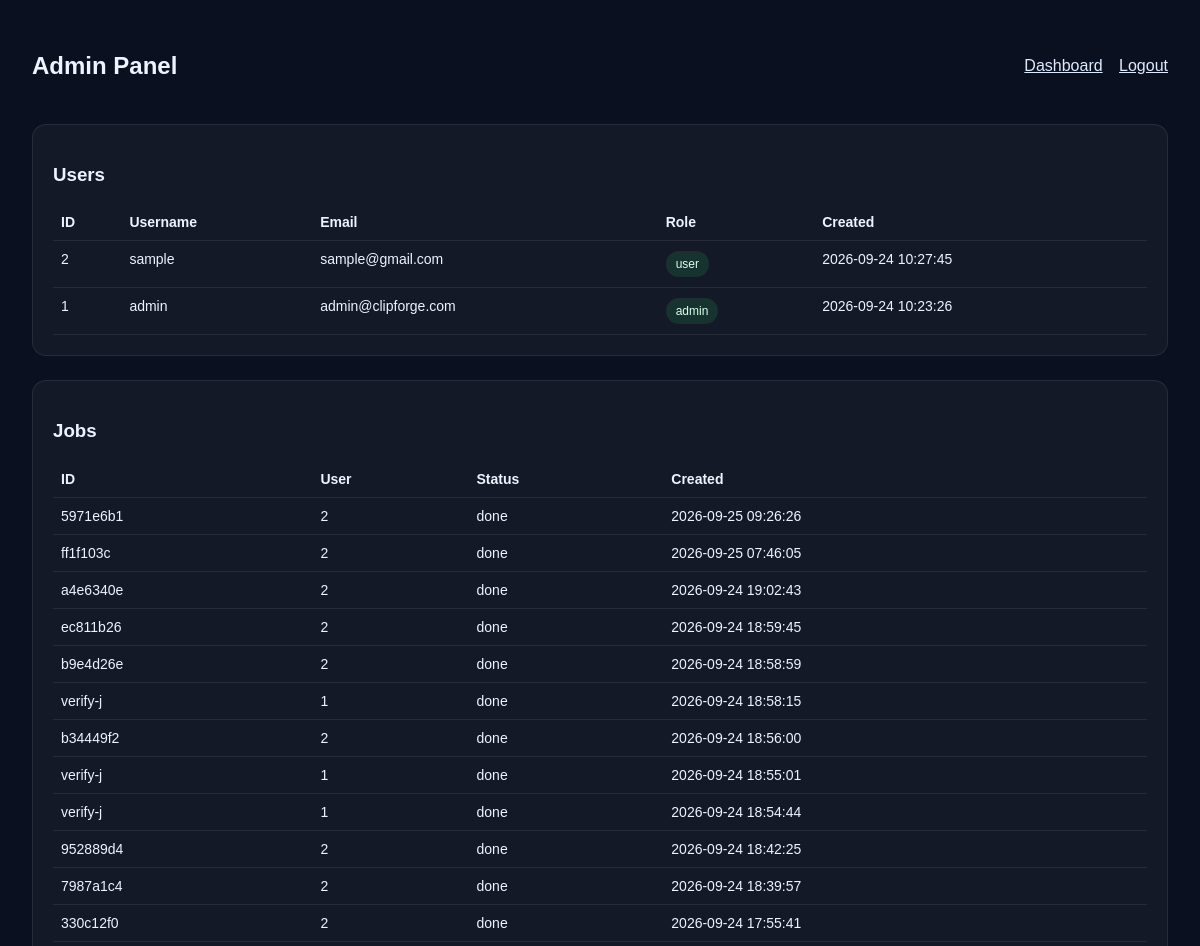
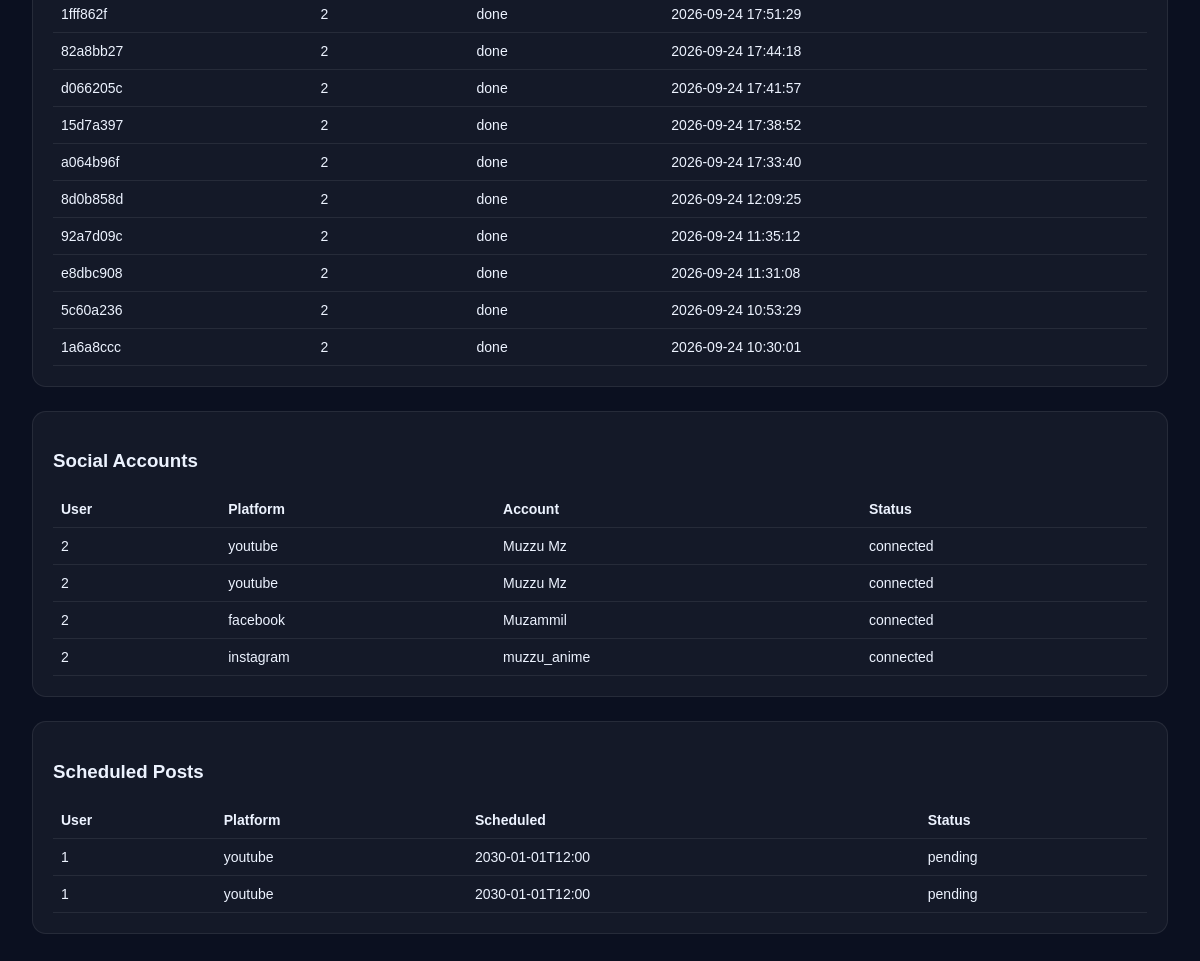
The page /admin (signed in) on the database its author committed (2 pictures, top to bottom).
### tables this page shows
CREATE TABLE users (
            id INTEGER PRIMARY KEY AUTOINCREMENT,
            username TEXT UNIQUE NOT NULL,
            email TEXT UNIQUE NOT NULL,
            password_hash TEXT NOT NULL,
            role TEXT NOT NULL DEFAULT 'user',
            created_at TEXT NOT NULL DEFAULT CURRENT_TIMESTAMP
        );

CREATE TABLE jobs (
            id TEXT PRIMARY KEY,
            user_id INTEGER,
            video_path TEXT,
            music_path TEXT,
            output_path TEXT,
            status TEXT NOT NULL DEFAULT 'pending',
            segments_json TEXT DEFAULT '[]',
            created_at TEXT NOT NULL DEFAULT CURRENT_TIMESTAMP,
            updated_at TEXT NOT NULL DEFAULT CURRENT_TIMESTAMP, title TEXT DEFAULT "", description TEXT DEFAULT "", tags TEXT DEFAULT "", thumbnail_path TEXT, publish_status TEXT DEFAULT "not_published", published_platforms TEXT DEFAULT "",
            FOREIGN KEY(user_id) REFERENCES users(id)
        );

CREATE TABLE social_accounts (
            id INTEGER PRIMARY KEY AUTOINCREMENT,
            user_id INTEGER NOT NULL,
            platform TEXT NOT NULL,
            account_name TEXT NOT NULL,
            profile_url TEXT,
            access_token TEXT,
            status TEXT NOT NULL DEFAULT 'connected',
            created_at TEXT NOT NULL DEFAULT CURRENT_TIMESTAMP,
            updated_at TEXT NOT NULL DEFAULT CURRENT_TIMESTAMP, refresh_token TEXT,
            FOREIGN KEY(user_id) REFERENCES users(id)
        );

CREATE TABLE scheduled_posts (
            id INTEGER PRIMARY KEY AUTOINCREMENT,
            user_id INTEGER NOT NULL,
            job_id TEXT,
            platform TEXT NOT NULL,
            message TEXT,
            scheduled_for TEXT,
            status TEXT NOT NULL DEFAULT 'pending',
            created_at TEXT NOT NULL DEFAULT CURRENT_TIMESTAMP,
            FOREIGN KEY(user_id) REFERENCES users(id)
        );

### app.py (the view)
@app.route('/admin')
@admin_required
def admin_page():
    conn = get_db()
    users = conn.execute('SELECT * FROM users ORDER BY created_at DESC').fetchall()
    jobs_rows = conn.execute('SELECT * FROM jobs ORDER BY created_at DESC').fetchall()
    social_rows = conn.execute('SELECT * FROM social_accounts ORDER BY created_at DESC').fetchall()
    scheduled_rows = conn.execute('SELECT * FROM scheduled_posts ORDER BY created_at DESC').fetchall()
    conn.close()
    return render_template('admin.html', users=users, jobs=jobs_rows, social_accounts=social_rows, scheduled_posts=scheduled_rows)

### app.py (called while the page is built)
def get_db():
    conn = sqlite3.connect(DB_PATH)
    conn.row_factory = sqlite3.Row
    return conn

def admin_required(view_func):
    @wraps(view_func)
    def wrapped(*args, **kwargs):
        if not session.get('user_id'):
            return redirect(url_for('login_page'))
        user = get_user_by_id(session['user_id'])
        if not user or user['role'] != 'admin':
            return redirect(url_for('dashboard'))
        return view_func(*args, **kwargs)
    return wrapped

def get_user_by_id(user_id):
    conn = get_db()
    row = conn.execute('SELECT * FROM users WHERE id = ?', (user_id,)).fetchone()
    conn.close()
    return dict(row) if row else None

### templates/admin.html (shortened to what this page needs)
<!DOCTYPE html>
<html lang="en">
<head>
</head>
<body>
  <div class="topbar">
    <h2>Admin Panel</h2>
    <div>
      <a href="/dashboard" style="color:#dfeaff; margin-right:12px;">Dashboard</a>
      <a href="/logout" style="color:#dfeaff;">Logout</a>
    </div>
  </div>
  <div class="card">
    <h3>Users</h3>
    <table>
      <thead>
        <tr><th>ID</th><th>Username</th><th>Email</th><th>Role</th><th>Created</th></tr>
      </thead>
      <tbody>
        {% for user in users %}
          <tr>
            <td>{{ user.id }}</td>
            <td>{{ user.username }}</td>
            <td>{{ user.email }}</td>
            <td><span class="pill">{{ user.role }}</span></td>
            <td>{{ user.created_at }}</td>
          </tr>
        {% endfor %}
      </tbody>
    </table>
  </div>
  <div class="card">
    <h3>Jobs</h3>
    <table>
      <thead>
        <tr><th>ID</th><th>User</th><th>Status</th><th>Created</th></tr>
      </thead>
      <tbody>
        {% for job in jobs %}
          <tr>
            <td>{{ job.id[:8] }}</td>
            <td>{{ job.user_id }}</td>
            <td>{{ job.status }}</td>
            <td>{{ job.created_at }}</td>
          </tr>
        {% endfor %}
      </tbody>
    </table>
  </div>
  <div class="card">
    <h3>Social Accounts</h3>
    <table>
      <thead>
        <tr><th>User</th><th>Platform</th><th>Account</th><th>Status</th></tr>
      </thead>
      <tbody>
        {% for account in social_accounts %}
          <tr>
            <td>{{ account.user_id }}</td>
            <td>{{ account.platform }}</td>
            <td>{{ account.account_name }}</td>
            <td>{{ account.status }}</td>
          </tr>
        {% endfor %}
      </tbody>
    </table>
  </div>
  <div class="card">
    <h3>Scheduled Posts</h3>
    <table>
      <thead>
        <tr><th>User</th><th>Platform</th><th>Scheduled</th><th>Status</th></tr>
      </thead>
      <tbody>
        {% for post in scheduled_posts %}
          <tr>
            <td>{{ post.user_id }}</td>
            <td>{{ post.platform }}</td>
            <td>{{ post.scheduled_for }}</td>
            <td>{{ post.status }}</td>
          </tr>
        {% endfor %}
      </tbody>
    </table>
  </div>
</body>
</html>

### templates/admin.html (style rules this page uses)
body { font-family: Arial, sans-serif; background: #0b1020; color: #edf3ff; margin: 0; padding: 32px; }
.topbar { display: flex; justify-content: space-between; align-items: center; margin-bottom: 24px; }
.card { background: rgba(255,255,255,0.04); border: 1px solid rgba(255,255,255,0.08); border-radius: 14px; padding: 20px; margin-bottom: 24px; }
table { width: 100%; border-collapse: collapse; font-size: 14px; }
th, td { padding: 10px 8px; border-bottom: 1px solid rgba(255,255,255,0.08); text-align: left; vertical-align: top; }
a { color: #9bc6ff; }
.pill { display: inline-block; background: rgba(34,197,94,0.15); color: #d9ffe7; border-radius: 999px; padding: 6px 10px; font-size: 12px; }

### rows shown on the page
users: id "2", username "sample", email "sample@gmail.com", role "user", created_at "2026-09-24 10:27:45"
users: id "1", username "admin", email "admin@clipforge.com", role "admin", created_at "2026-09-24 10:23:26"
jobs: id "5971e6b1", user_id "2", status "done", created_at "2026-09-25 09:26:26"
jobs: id "ff1f103c", user_id "2", status "done", created_at "2026-09-25 07:46:05"
jobs: id "a4e6340e", user_id "2", status "done", created_at "2026-09-24 19:02:43"
jobs: id "ec811b26", user_id "2", status "done", created_at "2026-09-24 18:59:45"
jobs: id "b9e4d26e", user_id "2", status "done", created_at "2026-09-24 18:58:59"
jobs: id "verify-j", user_id "1", status "done", created_at "2026-09-24 18:58:15"
jobs: id "b34449f2", user_id "2", status "done", created_at "2026-09-24 18:56:00"
jobs: id "verify-j", user_id "1", status "done", created_at "2026-09-24 18:55:01"
jobs: id "verify-j", user_id "1", status "done", created_at "2026-09-24 18:54:44"
jobs: id "952889d4", user_id "2", status "done", created_at "2026-09-24 18:42:25"
jobs: id "7987a1c4", user_id "2", status "done", created_at "2026-09-24 18:39:57"
jobs: id "330c12f0", user_id "2", status "done", created_at "2026-09-24 17:55:41"
jobs: id "1fff862f", user_id "2", status "done", created_at "2026-09-24 17:51:29"
jobs: id "82a8bb27", user_id "2", status "done", created_at "2026-09-24 17:44:18"
jobs: id "d066205c", user_id "2", status "done", created_at "2026-09-24 17:41:57"
jobs: id "15d7a397", user_id "2", status "done", created_at "2026-09-24 17:38:52"
jobs: id "a064b96f", user_id "2", status "done", created_at "2026-09-24 17:33:40"
jobs: id "8d0b858d", user_id "2", status "done", created_at "2026-09-24 12:09:25"
jobs: id "92a7d09c", user_id "2", status "done", created_at "2026-09-24 11:35:12"
jobs: id "e8dbc908", user_id "2", status "done", created_at "2026-09-24 11:31:08"
jobs: id "5c60a236", user_id "2", status "done", created_at "2026-09-24 10:53:29"
jobs: id "1a6a8ccc", user_id "2", status "done", created_at "2026-09-24 10:30:01"
social_accounts: user_id "2", platform "youtube", account_name "Muzzu Mz", status "connected"
social_accounts: user_id "2", platform "youtube", account_name "Muzzu Mz", status "connected"
social_accounts: user_id "2", platform "facebook", account_name "Muzammil", status "connected"
social_accounts: user_id "2", platform "instagram", account_name "muzzu_anime", status "connected"
scheduled_posts: user_id "1", platform "youtube", scheduled_for "2030-01-01T12:00", status "pending"
scheduled_posts: user_id "1", platform "youtube", scheduled_for "2030-01-01T12:00", status "pending"
